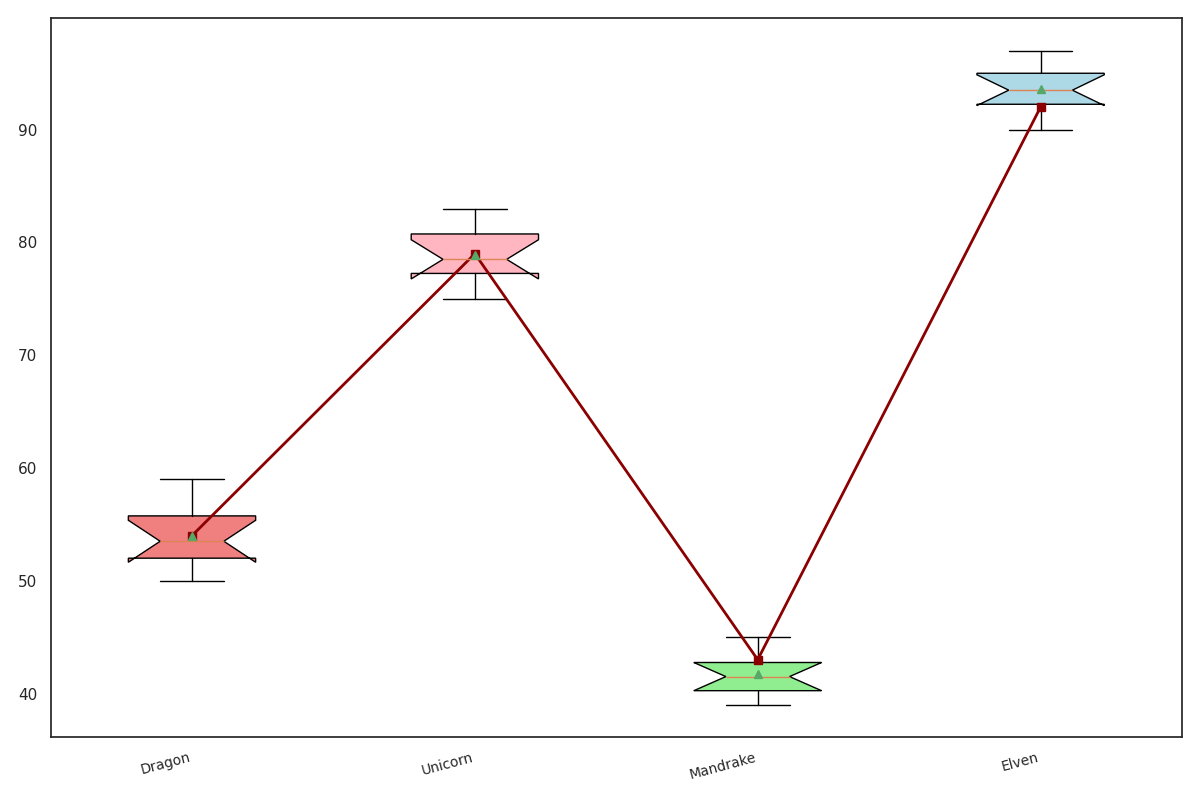

Here is the Python script that generated this plot:
import matplotlib.pyplot as plt
import numpy as np

ingr = ['Dragon', 'Unicorn', 'Mandrake', 'Elven']
potencies = [
    [50, 55, 53, 52, 51, 56, 54, 58, 52, 59],
    [75, 78, 77, 80, 79, 76, 81, 82, 83, 78],
    [40, 42, 41, 43, 39, 44, 40, 45, 42, 41],
    [90, 95, 92, 93, 91, 96, 94, 97, 93, 95]
]
avg_potencies = [54, 79, 43, 92]

colors = ['lightcoral', 'lightpink', 'lightgreen', 'lightblue']

fig, ax = plt.subplots(figsize=(12, 8))
boxes = ax.boxplot(potencies, patch_artist=True, notch=True, vert=True, showmeans=True)

for patch, color in zip(boxes['boxes'], colors):
    patch.set_facecolor(color)

ax.plot(range(1, len(avg_potencies) + 1), avg_potencies, 
        marker='s', linestyle='-', color='darkred', linewidth=2)

ax.set_xticks(range(1, len(ingr) + 1))
ax.set_xticklabels(ingr, fontsize=10, rotation=15, ha='right')
plt.tight_layout()
plt.show()
